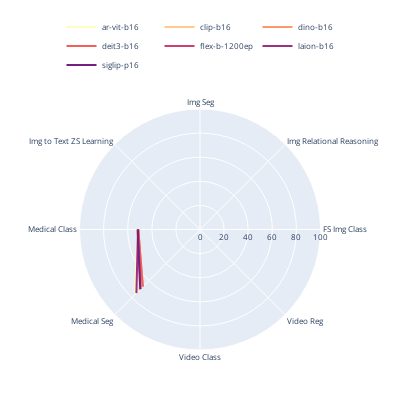

Notebook cell for this chart:
### Code cell
import plotly.express as px
# Preprocess data for polar plot
color_palette = px.colors.sequential.Magma_r  # Original palette
target_length = len(pretraining_shift)
color_palette = generate_palette(color_palette, target_length)

categories = df.columns[-8:]  # Exclude the first column (Model.Metric)
values = df.iloc[:, -8:].values  # Exclude the first column

categories = [category.replace("Classification", "Class").replace("Zero Shot", "ZS").replace("Image", "Img").replace("Regression", "Reg").replace("Few Shot", "FS").replace("Segmentation", "Seg") for category in categories]  # Shorten the category names
# dataframe that includes only Model.Metrics matching entries in pretraining_shift
new_df = df[df['model_name'].isin(pretraining_shift)]
columns = new_df.columns
# gaussian normalization
# for col in columns[1:]:
#     new_df[col] = (new_df[col] - new_df[col].mean()) / new_df[col].std()
values = new_df.iloc[:, -8:].values  # Exclude the first column
new_df = new_df.reset_index(drop=True)
# Create polar plot for each model
fig = go.Figure()
for i, model in enumerate(pretraining_shift):
    id = new_df[new_df['model_name'] == model].index[0]
    color_index = i % len(color_palette)  # Ensure the index is within the range of the color palette
    fig.add_trace(go.Scatterpolar(
        r=values[i],
        theta=categories,
        name=model,
        mode='lines',
        line=dict(color=color_palette[color_index])  
        
    ))
    fig.add_trace(go.Scatterpolar(
        r=[values[i][0], values[i][-1]],
        theta=[categories[0], categories[-1]],
        name=model,
        mode='lines',
        showlegend=False,
        line=dict(color=color_palette[color_index]) 
        
    ))
    
    

# Update layout
fig.update_layout(
    height=400,
    width=400,
    autosize=True,
    margin=dict(
            l=50,
            r=50,
            b=50,
            t=100,
            pad=4
        ),
    font=dict(
        size=8
    ),
    polar=dict(
        radialaxis=dict(
            range=[0, 100]  # This sets the range to be from 0 to 100
        )
    )
)

# make legend smaller and move it to the top center
fig.update_layout(
    legend=dict(
        orientation="h",
        yanchor="top",
        y=1.4,
        xanchor="center",
        x=0.5
    )
)

fig.show()
fig.write_image("pretraining_polar_plot.pdf")
fig.write_image("pretraining_polar_plot.png")

### Figure 1 — Plotly figure (JSON) as saved in the notebook; plotly's stock layout.template omitted (floating-point values rounded to 4 significant figures)
{"data": [{"line": {"color": "#fcfdbf"}, "mode": "lines", "name": "ar-vit-b16", "r": [null, null, 52.42, null, 51.81, 76.3, null, null], "theta": ["FS Img Class", "Img Relational Reasoning", "Img Seg", "Img to Text ZS Learning", "Medical Class", "Medical Seg", "Video Class", "Video Reg"], "type": "scatterpolar"}, {"line": {"color": "#fcfdbf"}, "mode": "lines", "name": "ar-vit-b16", "r": [null, null], "showlegend": false, "theta": ["FS Img Class", "Video Reg"], "type": "scatterpolar"}, {"line": {"color": "#feca8d"}, "mode": "lines", "name": "clip-b16", "r": [null, null, 46.14, null, 50.57, 70.92, null, null], "theta": ["FS Img Class", "Img Relational Reasoning", "Img Seg", "Img to Text ZS Learning", "Medical Class", "Medical Seg", "Video Class", "Video Reg"], "type": "scatterpolar"}, {"line": {"color": "#feca8d"}, "mode": "lines", "name": "clip-b16", "r": [null, null], "showlegend": false, "theta": ["FS Img Class", "Video Reg"], "type": "scatterpolar"}, {"line": {"color": "#fd9668"}, "mode": "lines", "name": "dino-b16", "r": [null, null, 47.66, null, 51.3, 66.95, null, null], "theta": ["FS Img Class", "Img Relational Reasoning", "Img Seg", "Img to Text ZS Learning", "Medical Class", "Medical Seg", "Video Class", "Video Reg"], "type": "scatterpolar"}, {"line": {"color": "#fd9668"}, "mode": "lines", "name": "dino-b16", "r": [null, null], "showlegend": false, "theta": ["FS Img Class", "Video Reg"], "type": "scatterpolar"}, {"line": {"color": "#f1605d"}, "mode": "lines", "name": "deit3-b16", "r": [null, null, 44.24, null, 51.17, 67.19, null, null], "theta": ["FS Img Class", "Img Relational Reasoning", "Img Seg", "Img to Text ZS Learning", "Medical Class", "Medical Seg", "Video Class", "Video Reg"], "type": "scatterpolar"}, {"line": {"color": "#f1605d"}, "mode": "lines", "name": "deit3-b16", "r": [null, null], "showlegend": false, "theta": ["FS Img Class", "Video Reg"], "type": "scatterpolar"}, {"line": {"color": "#cd4071"}, "mode": "lines", "name": "flex-b-1200ep", "r": [null, null, 48.33, null, 51.39, 69.75, null, null], "theta": ["FS Img Class", "Img Relational Reasoning", "Img Seg", "Img to Text ZS Learning", "Medical Class", "Medical Seg", "Video Class", "Video Reg"], "type": "scatterpolar"}, {"line": {"color": "#cd4071"}, "mode": "lines", "name": "flex-b-1200ep", "r": [null, null], "showlegend": false, "theta": ["FS Img Class", "Video Reg"], "type": "scatterpolar"}, {"line": {"color": "#9e2f7f"}, "mode": "lines", "name": "laion-b16", "r": [null, null, 49.87, null, 51.46, 74.64, null, null], "theta": ["FS Img Class", "Img Relational Reasoning", "Img Seg", "Img to Text ZS Learning", "Medical Class", "Medical Seg", "Video Class", "Video Reg"], "type": "scatterpolar"}, {"line": {"color": "#9e2f7f"}, "mode": "lines", "name": "laion-b16", "r": [null, null], "showlegend": false, "theta": ["FS Img Class", "Video Reg"], "type": "scatterpolar"}, {"line": {"color": "#721f81"}, "mode": "lines", "name": "siglip-p16", "r": [null, null, 49.07, null, 51.75, 70.09, null, null], "theta": ["FS Img Class", "Img Relational Reasoning", "Img Seg", "Img to Text ZS Learning", "Medical Class", "Medical Seg", "Video Class", "Video Reg"], "type": "scatterpolar"}, {"line": {"color": "#721f81"}, "mode": "lines", "name": "siglip-p16", "r": [null, null], "showlegend": false, "theta": ["FS Img Class", "Video Reg"], "type": "scatterpolar"}], "layout": {"autosize": true, "font": {"size": 8}, "height": 400, "legend": {"orientation": "h", "x": 0.5, "xanchor": "center", "y": 1.4, "yanchor": "top"}, "margin": {"b": 50, "l": 50, "pad": 4, "r": 50, "t": 100}, "polar": {"radialaxis": {"range": [0, 100]}}, "width": 400}}
